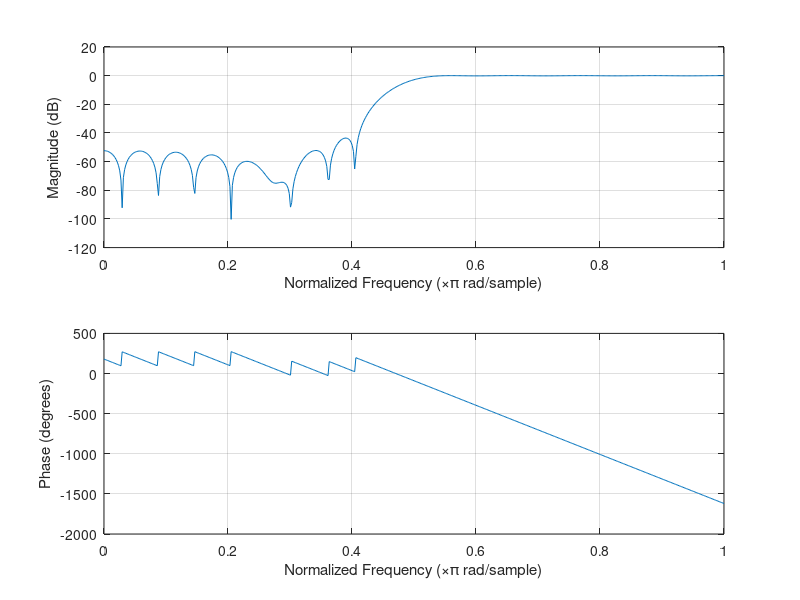
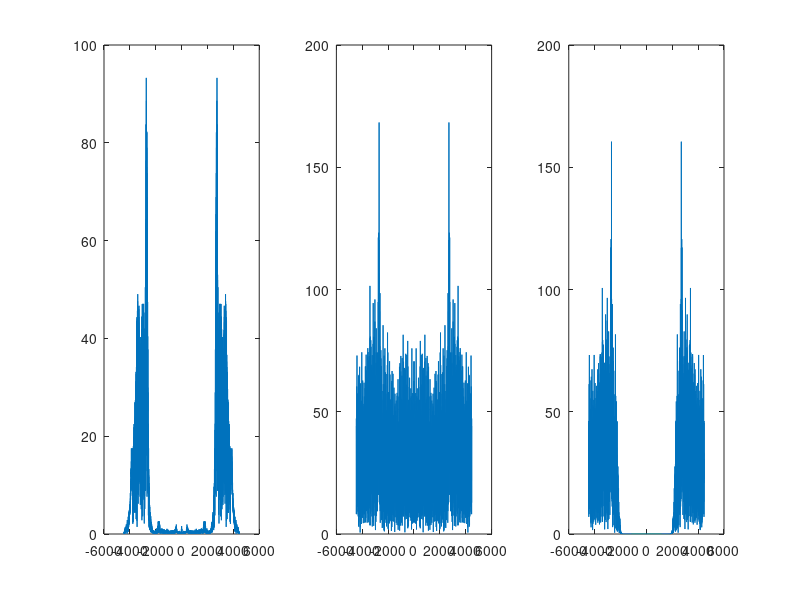

Write MATLAB code to recreate these figures, in order.
load chirp
y0=y;
noise =0.5*randn(size(y));
Fs = 8919;

yw = y0 + noise;

figure
subplot(131);plot(y0)
subplot(132);plot(yw)

NumFFT = 4096;
F = linspace(-Fs/2,Fs/2,NumFFT);



b = fir1(34,0.48,'high',chebwin(35,30));


yf = filtfilt(b,1,yw);
subplot(133);plot(yf)

freqz(b,1,512);


figure
subplot(131);plot(F, abs(fftshift(fft(y0,NumFFT))))
subplot(132);plot(F, abs(fftshift(fft(yw,NumFFT))))
subplot(133);plot(F, abs(fftshift(fft(yf,NumFFT))))

sound(y, Fs)
sound(yw, Fs)
sound(yf, Fs)
